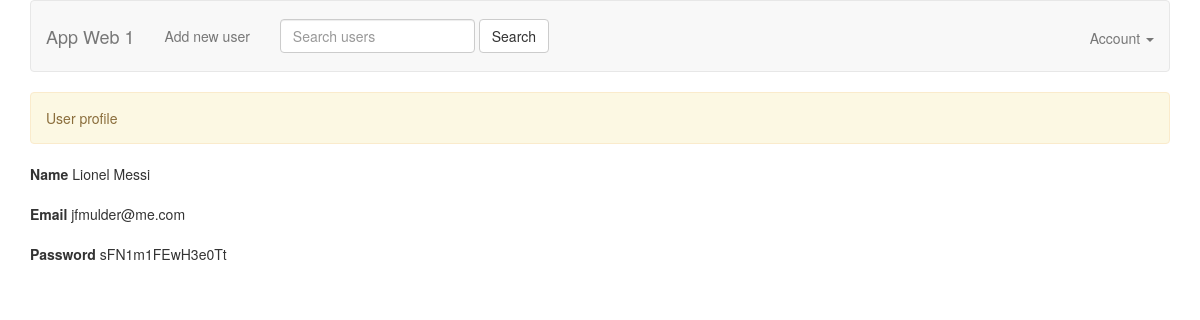
The app's page /view_user.php?id=1 with its own data.
### tables this page shows
CREATE TABLE `users` (
  `user_id` int(11) NOT NULL,
  `user_name` varchar(25) NOT NULL,
  `user_email` varchar(55) NOT NULL,
  `user_pass` varchar(255) NOT NULL,
  `updated_at` datetime DEFAULT NULL,
  `created_at` datetime DEFAULT NULL
);

### models/UserModel.php (called while the page is built, shortened)
<?php
require_once 'BaseModel.php';
class UserModel extends BaseModel {
    public function findUserById($id) {
        $sql = 'SELECT * FROM users WHERE user_id = '.$id;
        $user = $this->select($sql);
        return $user;
    }
}

### models/BaseModel.php (called while the page is built, shortened)
<?php
abstract class BaseModel {
    protected static $_connection;
    public function __construct() {
        if (!isset(self::$_connection)) {
            self::$_connection = mysqli_connect(DB_HOST, DB_USER, DB_PASSWORD, DB_NAME, DB_PORT);
        }
    }
    protected function query($sql) {
        $result = self::$_connection->query($sql);
        return $result;
    }
    protected function select($sql) {
        $result = $this->query($sql);
        $rows = [];
        if (!empty($result)) {
            while ($row = $result->fetch_assoc()) {
                $rows[] = $row;
            }
        }
        return $rows;
    }
}

### view_user.php (the view, shortened to what this page needs)
<?php
require_once 'models/UserModel.php';
$userModel = new UserModel();
$user = NULL;
if (!empty($_GET['id'])) {
    $id = $_GET['id'];
    $user = $userModel->findUserById($id);
}
?>
<!DOCTYPE html>
<html>
<head>
    <?php include 'views/meta.php' ?>
</head>
<body>
<?php include 'views/header.php'?>
<div class="container">
    <?php if ($user || empty($id)) { ?>
        <div class="alert alert-warning" role="alert">
            User profile
        </div>
        <form method="POST">
            <div class="form-group">
                <label for="name">Name</label>
                <span><?php if (!empty($user[0]['user_name'])) echo $user[0]['user_name'] ?></span>
            </div>
            <div class="form-group">
                <label for="password">Email</label>
                <span><?php if (!empty($user[0]['user_email'])) echo $user[0]['user_email'] ?></span>
            </div>
            <div class="form-group">
                <label for="password">Password</label>
                <span><?php if (!empty($user[0]['user_pass'])) echo $user[0]['user_pass'] ?></span>
            </div>
        </form>
    <?php } else { ?>
        <div class="alert alert-success" role="alert">
            User not found!
        </div>
    <?php } ?>
</div>
</body>
</html>

### records on screen
users: user_name "Lionel Messi", user_email "jfmulder@me.com", user_pass "sFN1m1FEwH3e0Tt"
